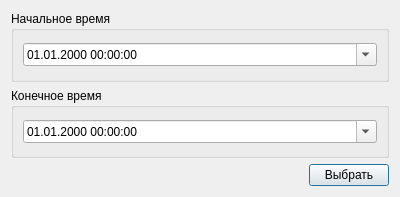
<?xml version="1.0" encoding="UTF-8"?>
<ui version="4.0">
 <class>TsDataBaseDialog</class>
 <widget class="QDialog" name="TsDataBaseDialog">
  <property name="geometry">
   <rect>
    <x>0</x>
    <y>0</y>
    <width>400</width>
    <height>197</height>
   </rect>
  </property>
  <property name="maximumSize">
   <size>
    <width>400</width>
    <height>267</height>
   </size>
  </property>
  <property name="windowTitle">
   <string>Вид графика</string>
  </property>
  <layout class="QVBoxLayout" name="verticalLayout_3">
   <item>
    <widget class="QGroupBox" name="groupBox">
     <property name="title">
      <string>Начальное время</string>
     </property>
     <layout class="QVBoxLayout" name="verticalLayout">
      <item>
       <widget class="QDateTimeEdit" name="beginDTime">
        <property name="displayFormat">
         <string>dd.MM.yyyy HH:mm:ss</string>
        </property>
        <property name="calendarPopup">
         <bool>true</bool>
        </property>
       </widget>
      </item>
     </layout>
    </widget>
   </item>
   <item>
    <widget class="QGroupBox" name="groupBox_2">
     <property name="title">
      <string>Конечное время</string>
     </property>
     <layout class="QVBoxLayout" name="verticalLayout_2">
      <item>
       <widget class="QDateTimeEdit" name="endDTime">
        <property name="displayFormat">
         <string>dd.MM.yyyy HH:mm:ss</string>
        </property>
        <property name="calendarPopup">
         <bool>true</bool>
        </property>
       </widget>
      </item>
     </layout>
    </widget>
   </item>
   <item>
    <layout class="QHBoxLayout" name="horizontalLayout">
     <item>
      <spacer name="horizontalSpacer">
       <property name="orientation">
        <enum>Qt::Horizontal</enum>
       </property>
       <property name="sizeHint" stdset="0">
        <size>
         <width>40</width>
         <height>20</height>
        </size>
       </property>
      </spacer>
     </item>
     <item>
      <widget class="QPushButton" name="btnSelect">
       <property name="text">
        <string>Выбрать</string>
       </property>
      </widget>
     </item>
    </layout>
   </item>
  </layout>
 </widget>
 <resources/>
 <connections/>
</ui>
